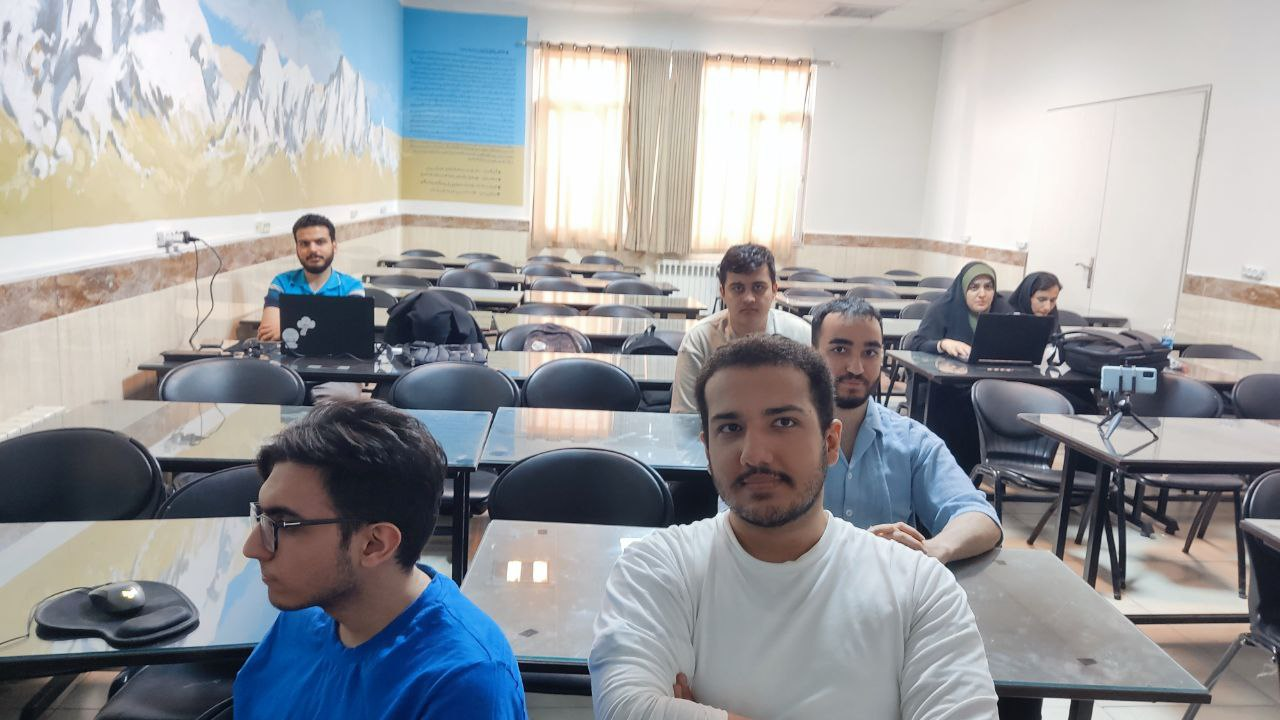
#> input picture face-detect/05.jpg, 1280 x 720 px
$ python face-detect.py
#> lines starting #> are read from the running program, lines starting #| are printed output that depends on the picture; after the words box and inside, x2 and y2 are one past the last pixel; in counts of white or black regions, pixels touching at a corner belong together
import cv2

face_cascade = cv2.CascadeClassifier("haarcascade_frontalface_default.xml")

img = cv2.imread('05.jpg')
#> img is the input picture: shape (720, 1280, 3); mean B, G, R 159.1, 155.9, 154.2

gray = cv2.cvtColor(img, cv2.COLOR_BGR2GRAY)
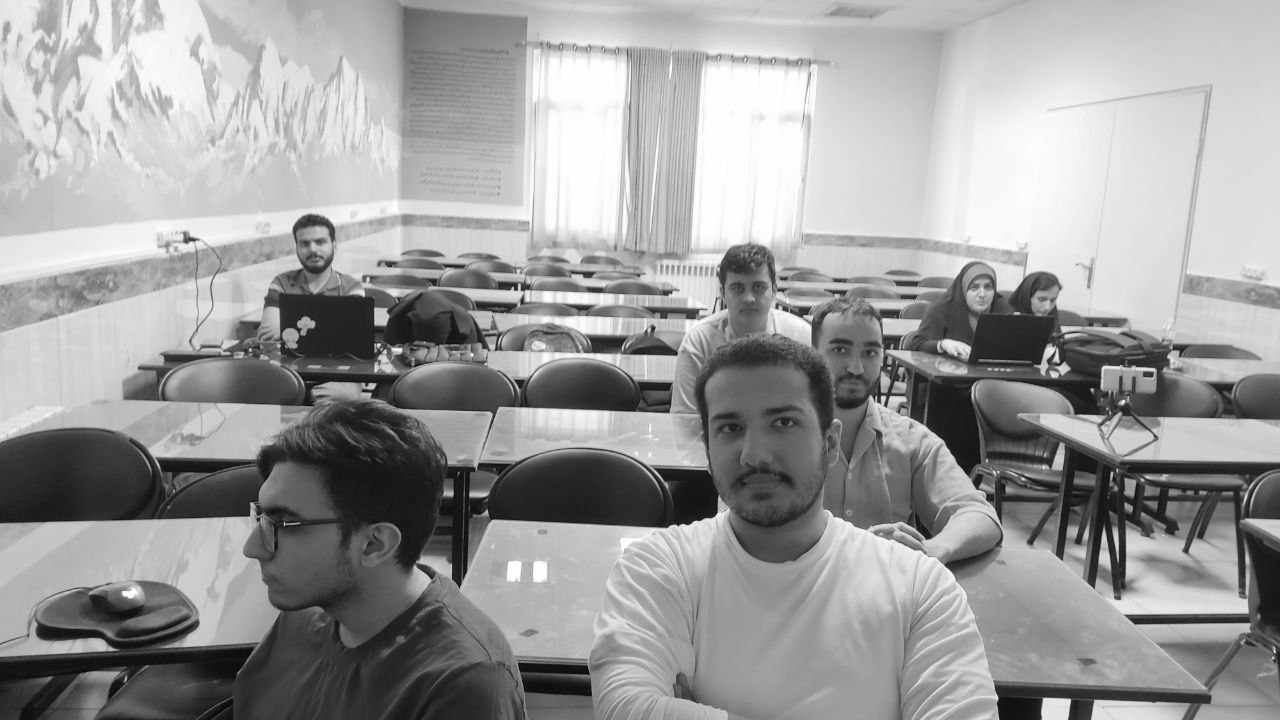
#> gray: shape (720, 1280); min 1, max 255, mean 155.8

faces = face_cascade.detectMultiScale(gray, 1.1,4)
#> faces = [[962, 272, 38, 38], [289, 224, 48, 48], [719, 267, 58, 58], [816, 321, 75, 75], [861, 314, 80, 80], [686, 367, 145, 145]]

for (x , y , w, h) in faces:
    cv2.rectangle(img , (x,y) , (x+w,y+h) , (0,0,255) , 2)
#> this loop made 6 passes
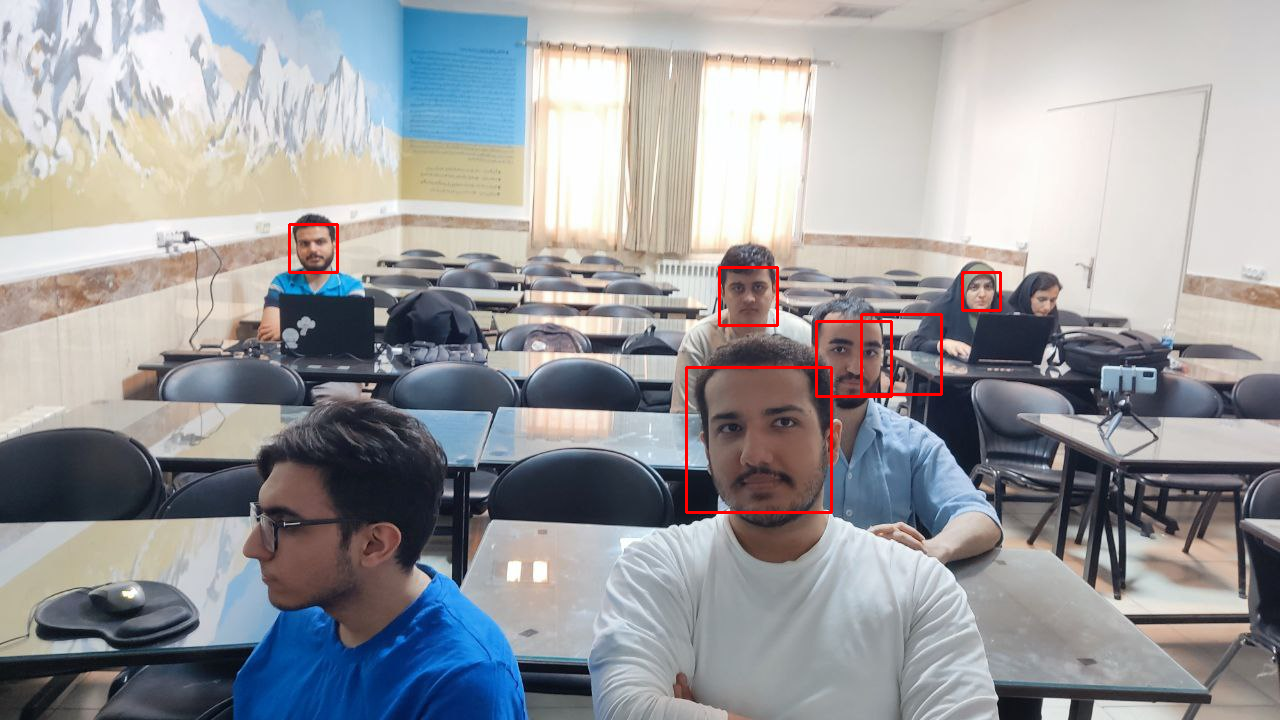
#> img: shape (720, 1280, 3); 0.57% of pixels changed, all inside (x1, y1, x2, y2) = (288, 223, 1002, 514)

cv2.imwrite('face-detect23.jpg' , img)

$ run again, with face-detect/face-detect.jpg copied over face-detect/05.jpg
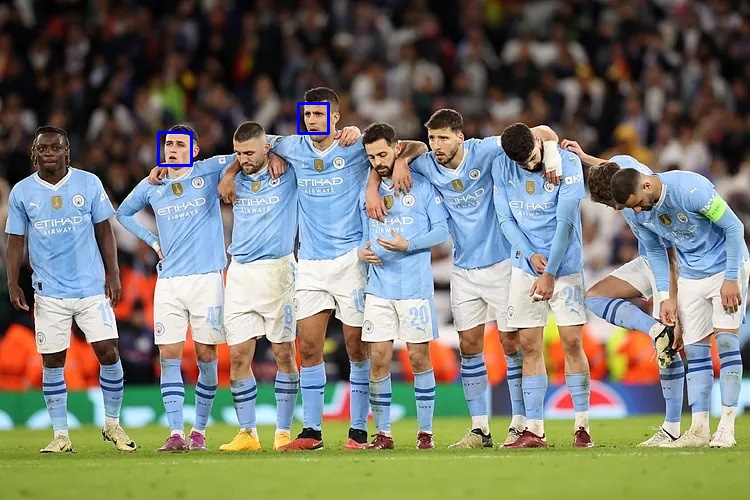
#> input picture face-detect/face-detect.jpg, 750 x 500 px
#> img is the input picture: shape (500, 750, 3); mean B, G, R 112, 122.7, 123.5
#> `gray = cv2.cvtColor(img, cv2.COLOR_BGR2GRAY)`:
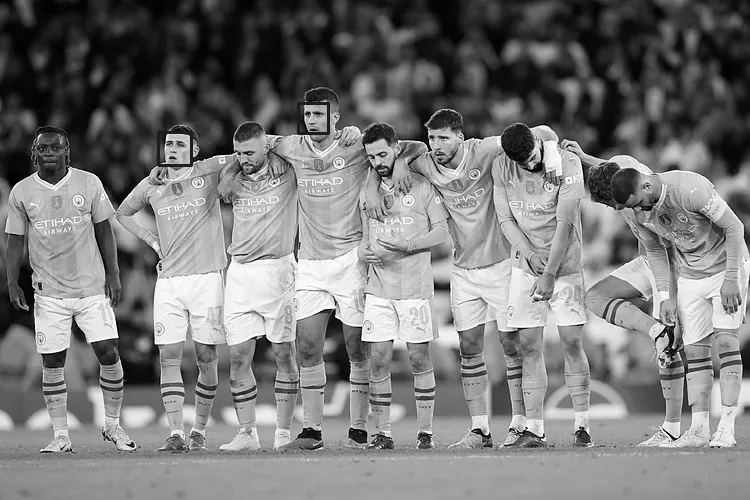
#> gray: shape (500, 750); min 0, max 255, mean 121.7
#> faces = [[298, 103, 29, 29], [158, 132, 33, 33]]
#> the loop `for (x , y , w, h) in faces:` made 2 passes
#> after the loop `for (x , y , w, h) in faces:`:
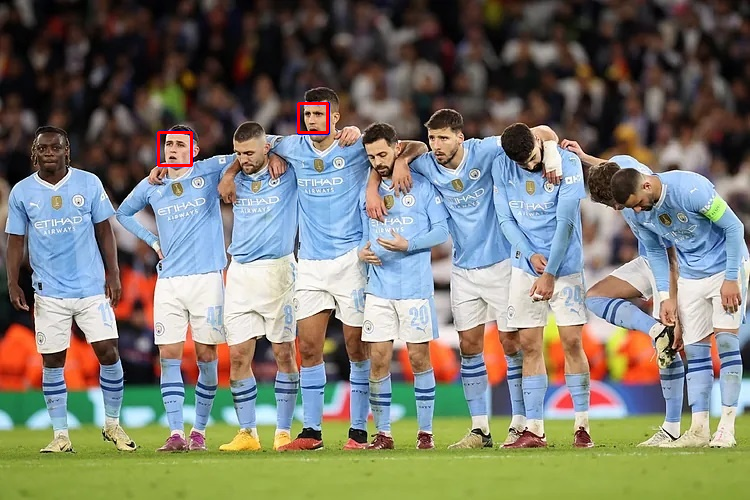
#> img: shape (500, 750, 3); 0.2% of pixels changed, all inside (x1, y1, x2, y2) = (157, 102, 329, 167)
